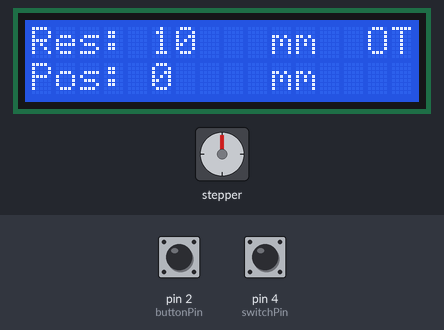
Simulated run of this sketch. Board: Arduino Uno, built with avr-gcc and run on an emulated ATmega328P. On the bench: stepper motor, 16×2 character LCD. Wiring (inferred from the names in the program): stepper motor driver (200 steps per turn assumed): step pin 6; direction pin 5; enable pin 7. The test bench sets the inputs (shaded band); at power-on: pin 4 (switchPin) HIGH, pin 2 (buttonPin) HIGH.

Above: at 1.2 s.
1.3 s: pin 4 (switchPin) pulled LOW for 0.15 s
At 1.37 s:
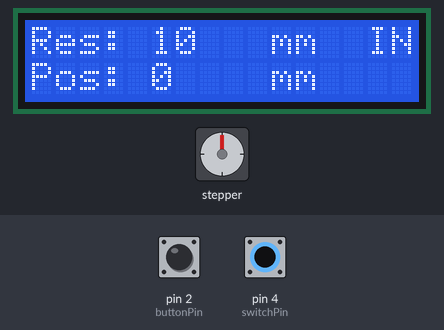
2.9 s: pin 2 (buttonPin) pulled LOW for 0.15 s
At 5.7 s:
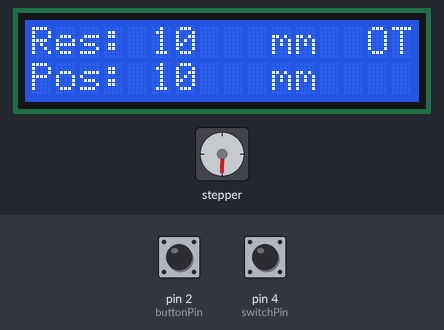
5.9 s: pin 2 (buttonPin) pulled LOW for 1 s
At 6.35 s:
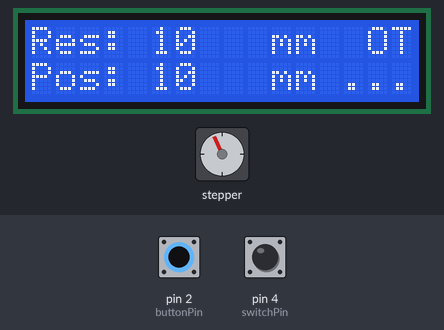
8.9 s: pin 4 (switchPin) pulled LOW for 1 s
At 9.7 s:
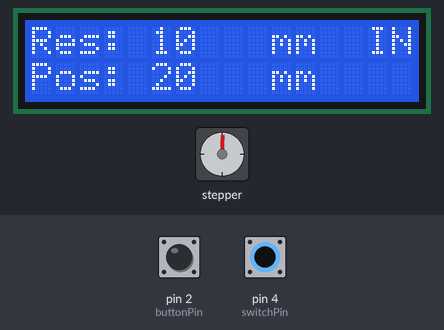
11.4 s: pin 4 (switchPin) pulled LOW for 3.2 s
16.1 s: pin 2 (buttonPin) driven LOW and pin 4 (switchPin) driven LOW
At 19.7 s:
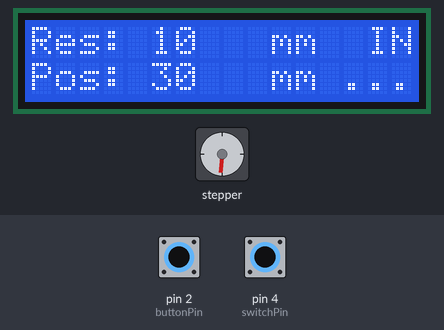
Timing chart, 0 to 20.1 s (numbered marks = the images above; inputs shaded):
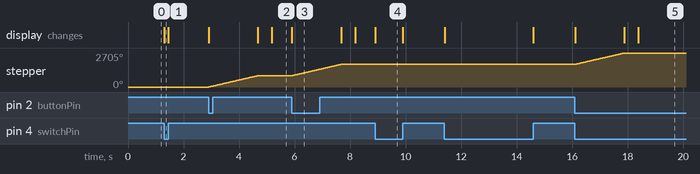

The sketch:

Pushy1.2.ino
```cpp
/*
Pushy 1.2 Linear Acuator for Arduino UNO
Advanced Propulsion Laboratory
University of Washington

by Hans Martin
2018
*/

// sudo chmod 666 /dev/ttyACM0

#include<LiquidCrystal.h>

const int enablePin = 7;
const int stepPin = 6;
const int directionPin = 5;
const int switchPin = 4;
const int buttonPin = 2;
int step;
int steps = 100;
int buttonState = 0;
int lastbuttonState = 0;
int buttonCounter = 0;
int switchState;
double resolution = steps/10;
int travel = 0;


LiquidCrystal lcd(13,12,11,10,9,8);

void setup() {

  lcd.begin(16,2); // 16x2 display
  lcd.setCursor(0,0);
  lcd.print("Res: 10");
  lcd.setCursor(10,0);
  lcd.print("mm");

  pinMode(enablePin, OUTPUT);
  pinMode(stepPin, OUTPUT);
  pinMode(directionPin, OUTPUT);
  pinMode(switchPin, INPUT);
  pinMode(buttonPin, INPUT_PULLUP);

}

void stepAction() {

  //if ( travel +10 < 230 && travel -10 > -230 ) {

  for (step = 0; step <= 500; step++) {
    delay(3.5);
    digitalWrite(stepPin, HIGH);
    digitalWrite(stepPin, LOW);
    lcd.setCursor(13,1);
    lcd.print("...");
  }

//}
}

void printPos() {

  lcd.setCursor(5,2);
  lcd.print("    ");

  if (switchState == LOW) {

    travel = travel - 10;

  } else {

    travel = travel + 10;

  }

}

void listenSwitch() {

  switchState = digitalRead(switchPin);

  if (switchState == LOW) {

    lcd.setCursor(14,0);
    lcd.print("IN");
    digitalWrite(directionPin, LOW);

  } else {

    lcd.setCursor(14,0);
    lcd.print("OT");
    digitalWrite(directionPin, HIGH);

  }

}

void listenButton() {

  buttonState = digitalRead(buttonPin);

  if (buttonState != lastbuttonState) {

    if (buttonState == LOW) { //&& travel < 220 && travel > -220) {
      buttonCounter++;
      stepAction();
      printPos();

    } else {

      lcd.setCursor(13,1);
      lcd.print("   ");

    }

  delay(500);

  }

}

void loop() {

  lcd.setCursor(0,1);
  lcd.print("Pos: ");
  lcd.print(travel);
  lcd.setCursor(10,2);
  lcd.print("mm");

  listenSwitch();
  listenButton();

  lastbuttonState = buttonState;

}
```

Measured:
- after the input at 1.3 s, the display: changes at once (image 1)
- after the input at 2.9 s, stepper: turns 901° clockwise in 1.8 s, starting at once; the display: first changes at once (image 2 shows a later state)
- after the input at 5.9 s, stepper: turns 902° clockwise in 1.8 s, starting at once; the display: changes at once (image 3)
- after the input at 8.9 s, the display: changes at once (image 4)
- after the input at 16.1 s, stepper: turns 902° clockwise in 1.8 s, starting at once; the display: first changes at once (image 5 shows a later state)
